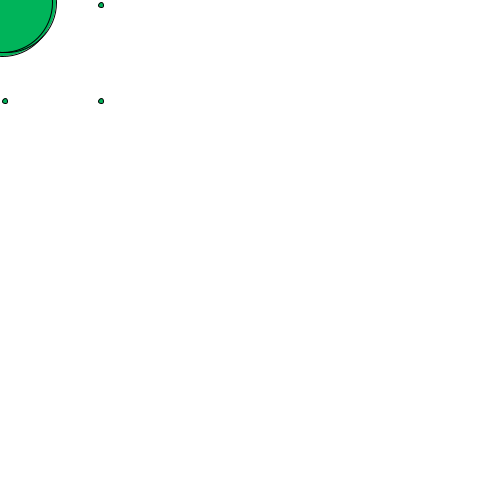
Frame 1 (no input)
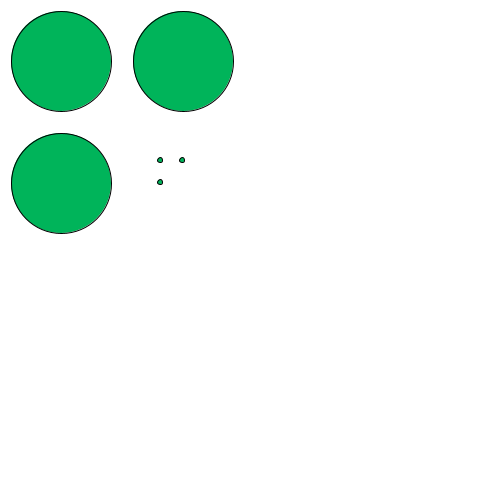
Frame 60 (the mouse pressed at the canvas centre just before this capture)
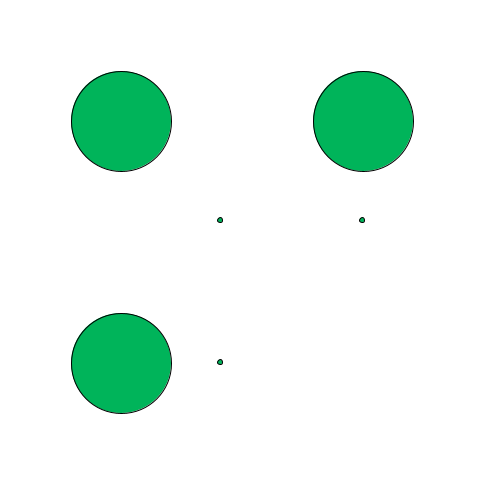
Frame 120 (the mouse held since frame 60 and released just before this capture)

The Processing sketch that drew these frames (run headless with seeded random() and noise(); from frame 60 on, the mouse is pressed at the canvas centre):

// Processing sketch: processing_11557
// ── processing_11557.pde

// nombre de nuestra clase
class Ball
{
//variables de nuestra clase.
int wWidth;
int wHeight;
int bSize;
int x, y;
int xDirection, yDirection;
//Constructor. Se llama cuando creamos una "nueva pelota"

Ball(int windowWidth, int windowHeight, int ballSize)
{
  fill (0,180,90);
wWidth = windowWidth;
wHeight = windowHeight;
bSize = ballSize;
x = 1;
y = 3;
xDirection = 1;
yDirection = 3;
}
// este es un constructor sobrecargado
Ball(int windowWidth, int windowHeight, int ballSize, int xPosition, int
yPosition)
{
this(windowWidth, windowHeight, ballSize);
x = xPosition;
y = yPosition;
}
// nuestro método para determinar la posición actual de la pelota
void compute()
{
if (x < wWidth && x > 0)
{
// Move along x axis
x += xDirection;
}
else
{
// cambia la dirección, de positivo a negativo y vice versa
xDirection = xDirection * -1;
x += xDirection;
}
if (y < wHeight && y > 0)
{
y += yDirection;
}
else
{
yDirection = yDirection * -1;
y += yDirection;
}
}
// esto despliega la pelota, que se llama en la funcion main draw
void display()
{
compute();
ellipseMode(CENTER);
ellipse(x,y,bSize,bSize);
ellipse (y,x, bSize, bSize);
ellipse(x,x, bSize, bSize);
}
}
Ball aBall, anotherBall;
void setup()
{
size(500,500);
aBall = new Ball(width,height,100);
// llama al constructor de peolota para crear nueva pelota
anotherBall = new Ball(width,height,5,100,2); // Same..
}
void draw()
{
background(255);
aBall.display();
// llama la funcion metodo display del objeto pelota.
anotherBall.display();
// llamalo en el objeto anotherBall object.
}
